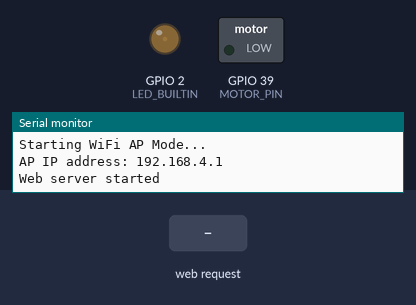
The sketch below on a simulated ESP32. Shown: switched loads named in the sketch (green lamp = pin HIGH), output pins drawn as LEDs (lit = HIGH), the last lines printed to the serial monitor. The inputs (shaded band) are chosen by the test bench.

Above: at 1.2 s.
1.3 s: HTTP request GET /on received
At 2.1 s:
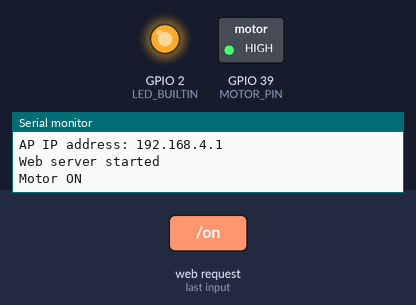
2.8 s: HTTP request GET /off received
At 3.3 s:
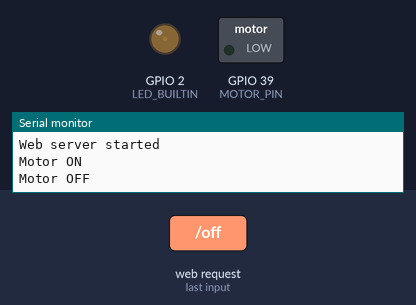
Timing chart, 0 to 5.8 s (numbered marks = the images above; inputs shaded):
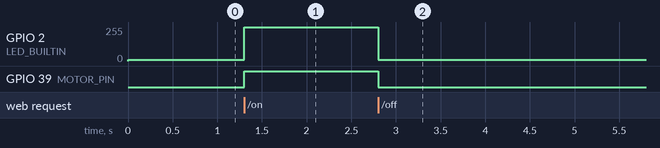

The sketch:

code_onoff.ino
```cpp
#include <WiFi.h>
#include <WebServer.h>

// WiFi credentials
const char* ssid = "dicotomy";
const char* password = "passion";

// Motor control pin
const int MOTOR_PIN = 39;

// Create web server on port 80
WebServer server(80);

void setup() {
  // LED is ON while waiting for serial connection
  analogWrite(LED_BUILTIN, 255);
  Serial.begin(115200);
  uint32_t t0 = millis();
  while(!Serial) {
    //Wait for 10 seconds for USB serial connection
    if((millis()-t0) > 10000) break;
    delay(100);
  }
  analogWrite(LED_BUILTIN, 10);

  // Initialize motor pin
  pinMode(MOTOR_PIN, OUTPUT);
  digitalWrite(MOTOR_PIN, LOW);

  // Start WiFi in AP mode
  Serial.println("\nStarting WiFi AP Mode...");
  WiFi.mode(WIFI_AP);
  WiFi.softAP(ssid, password);

  IPAddress IP = WiFi.softAPIP();
  Serial.print("AP IP address: ");
  Serial.println(IP);

  // Setup web server routes
  server.on("/", handleRoot);
  server.on("/on", handleMotorOn);
  server.on("/off", handleMotorOff);
  server.onNotFound(handleNotFound);

  server.begin();
  Serial.println("Web server started");
}

void loop() {
  server.handleClient();
}

// Serve the main web page
void handleRoot() {
  String html = R"rawliteral(
<!DOCTYPE html>
<html>
<head>
  <meta name="viewport" content="width=device-width, initial-scale=1.0">
  <title>Motor Control</title>
  <style>
    * {
      margin: 0;
      padding: 0;
      box-sizing: border-box;
    }
    body {
      font-family: Arial, sans-serif;
      background: linear-gradient(135deg, #667eea 0%, #764ba2 100%);
      display: flex;
      justify-content: center;
      align-items: center;
      min-height: 100vh;
      padding: 20px;
    }
    .container {
      background: white;
      border-radius: 15px;
      padding: 40px;
      box-shadow: 0 10px 40px rgba(0,0,0,0.2);
      max-width: 400px;
      width: 100%;
    }
    h1 {
      text-align: center;
      color: #333;
      margin-bottom: 30px;
      font-size: 28px;
    }
    .button-group {
      display: flex;
      gap: 15px;
      flex-direction: column;
    }
    button {
      padding: 15px 30px;
      font-size: 18px;
      border: none;
      border-radius: 8px;
      cursor: pointer;
      font-weight: bold;
      transition: all 0.3s ease;
      color: white;
    }
    .on-btn {
      background-color: #4CAF50;
    }
    .on-btn:hover {
      background-color: #45a049;
      transform: scale(1.02);
    }
    .on-btn:active {
      transform: scale(0.98);
    }
    .off-btn {
      background-color: #f44336;
    }
    .off-btn:hover {
      background-color: #da190b;
      transform: scale(1.02);
    }
    .off-btn:active {
      transform: scale(0.98);
    }
    .status {
      margin-top: 30px;
      padding: 15px;
      background-color: #f0f0f0;
      border-radius: 8px;
      text-align: center;
      color: #666;
    }
  </style>
</head>
<body>
  <div class="container">
    <h1>Rotating Platform</h1>
    <div class="button-group">
      <button class="on-btn" onclick="sendCommand('on')">ON</button>
      <button class="off-btn" onclick="sendCommand('off')">OFF</button>
    </div>
    <div class="status">
      <p>Motor Status: <span id="status">Unknown</span></p>
    </div>
  </div>

  <script>
    function sendCommand(command) {
      fetch('/' + command)
        .then(response => response.text())
        .then(data => {
          document.getElementById('status').textContent = data;
        })
        .catch(error => console.error('Error:', error));
    }
  </script>
</body>
</html>
)rawliteral";

  server.send(200, "text/html", html);
}

// Handle motor ON command
void handleMotorOn() {
  digitalWrite(MOTOR_PIN, HIGH);
  analogWrite(LED_BUILTIN, 255);
  Serial.println("Motor ON");
  server.send(200, "text/plain", "ON");
}

// Handle motor OFF command
void handleMotorOff() {
  digitalWrite(MOTOR_PIN, LOW);
  analogWrite(LED_BUILTIN, 10);
  Serial.println("Motor OFF");
  server.send(200, "text/plain", "OFF");
}

// Handle undefined routes
void handleNotFound() {
  server.send(404, "text/plain", "Not Found");
}
```

Measured:
- after the input at 1.3 s, GPIO 2 (LED_BUILTIN): 10/255 → 255/255 at once; GPIO 39 (MOTOR_PIN): LOW → HIGH at once
- after the input at 2.8 s, GPIO 2 (LED_BUILTIN): 255/255 → 10/255 at once; GPIO 39 (MOTOR_PIN): HIGH → LOW at once
